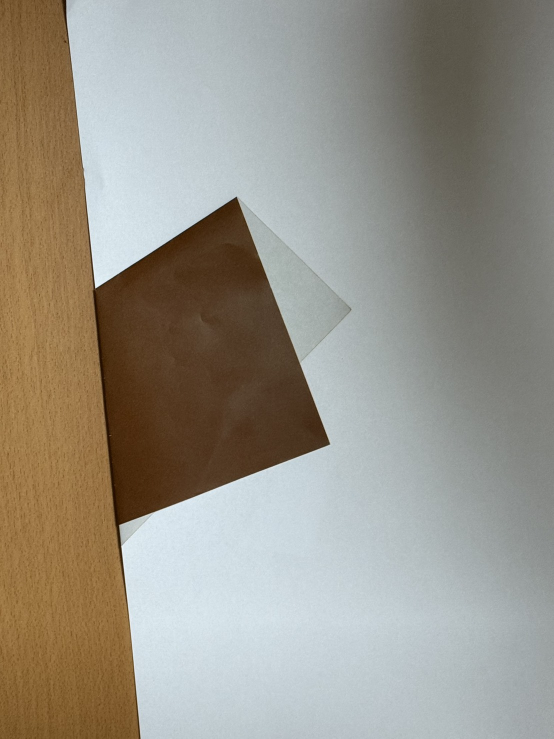
#> input picture summer_vacation/fold_paper_2/img/1.jpg, 1108 x 1477 px, found by its file name (shown at 1/2 size); its folder holds only this picture in this run
$ python main.py
#> lines starting #> are read from the running program, lines starting #| are printed output that depends on the picture; after the words box and inside, x2 and y2 are one past the last pixel; in counts of white or black regions, pixels touching at a corner belong together
### summer_vacation/fold_paper_2/PaperDetector_edge.py
import cv2
import numpy as np


class PaperDetector_edges:
    def __init__(self, image_path):
        self.image_path = image_path
        self.original = None
        self.result = None
        self.contour = None
        self.paper_region = None

    def detect_paper_by_color(self):
        image = cv2.imread(self.image_path)
        if image is None:
            print("無法讀取圖像檔案")
            return None, None, None

        # 轉換為灰度圖像
        gray = cv2.cvtColor(image, cv2.COLOR_BGR2GRAY)

        # 高斯模糊降噪
        blurred = cv2.GaussianBlur(gray, (5, 5), 0)

        # Canny邊緣檢測
        edges = cv2.Canny(blurred, 20, 100)

        # 形態學操作來連接斷開的邊緣
        kernel = np.ones((3, 3), np.uint8)
        edges = cv2.morphologyEx(edges, cv2.MORPH_CLOSE, kernel, iterations=2)
        edges = cv2.morphologyEx(edges, cv2.MORPH_DILATE, kernel, iterations=1)

        # 縮小顯示邊緣圖像視窗
        height, width = edges.shape[:2]
        if width > 800:
            scale = 800 / width
            new_width = int(width * scale)
            new_height = int(height * scale)
            edges_resized = cv2.resize(edges, (new_width, new_height))
        else:
            edges_resized = edges
        # cv2.imshow("edges", edges_resized)
        # 尋找輪廓
        contours, _ = cv2.findContours(
            edges, cv2.RETR_EXTERNAL, cv2.CHAIN_APPROX_SIMPLE
        )

        # 找到最大面積的輪廓作為紙張
        paper_contour = None
        max_area = 0
        for contour in contours:
            area = cv2.contourArea(contour)
            # 設定最小面積閾值，過濾掉太小的輪廓
            if area > 1000:
                if area > max_area:
                    max_area = area
                    paper_contour = contour

        if paper_contour is not None:
            # 多邊形近似，簡化輪廓
            epsilon = 0.02 * cv2.arcLength(paper_contour, True)
            paper_contour = cv2.approxPolyDP(paper_contour, epsilon, True)

        result_image = image.copy()
        # [9 lines of commented-out code are left out]
        height, width = edges.shape[:2]
        if width > 800:
            scale = 800 / width
            new_width = int(width * scale)
            new_height = int(height * scale)
            edges_resized = cv2.resize(edges, (new_width, new_height))
        else:
            edges_resized = edges
        # cv2.imshow("edges", edges_resized)
        cv2.waitKey(0)
        cv2.destroyAllWindows()
        self.original = image
        self.result = result_image
        self.contour = paper_contour
        name = self.image_path.split("\\")[-1].split(".")[0]

        result_path = f"edges\{name}_edges_paper.jpg"
        cv2.imwrite(result_path, edges)
        print(f"結果已儲存為 '{result_path}'")

        return result_path


# [4 lines that do not run on import are left out]

### summer_vacation/fold_paper_2/find_max_area.py
import cv2
import numpy as np


class MaxAreaQuadFinder:
    def __init__(self, image_path):
        self.px2cm = 47.4416628993705  # 像素轉公分的比例
        self.image_path = image_path
        self.img = cv2.imread(image_path)
        if self.img is None:
            raise FileNotFoundError(f"無法讀取影像: {image_path}")
        self.max_area = 0
        self.max_contour = None
        self.ordered_pts = None  # (tl, tr, br, bl)
        self.side_lengths = None  # dict

    def find_max_area_quad(self):
        gray = cv2.cvtColor(self.img, cv2.COLOR_BGR2GRAY)
        edges = cv2.Canny(gray, 20, 120)
        contours, _ = cv2.findContours(
            edges, cv2.RETR_EXTERNAL, cv2.CHAIN_APPROX_SIMPLE
        )

        for cnt in contours:
            epsilon = 0.02 * cv2.arcLength(cnt, True)
            approx = cv2.approxPolyDP(cnt, epsilon, True)
            if len(approx) == 4:
                area = cv2.contourArea(approx)
                if area > self.max_area:
                    self.max_area = area
                    self.max_contour = approx
        if self.max_contour is not None:
            self.ordered_pts = self._order_points(self.max_contour.reshape(4, 2))
            self.side_lengths = self._compute_side_lengths(self.ordered_pts)

    def draw_and_show(self):
        if self.max_contour is not None:
            cv2.drawContours(self.img, [self.max_contour], -1, (0, 255, 0), 3)
            print("最大面積:", self.max_area)
            print("四個頂點座標:\n", self.max_contour.reshape(4, 2))
            # 顯示四邊長於左上角
            if self.side_lengths:
                print("邊長 :")
                lines = []
                for k in ["top", "right", "bottom", "left"]:
                    v = self.side_lengths[k]
                    lines.append(f"{k}: {(v / self.px2cm):.2f} cm")
                    print(f"  {k}: {v:.2f} 像素, {(v / self.px2cm):.2f} cm")
                # 標註邊長
                self._annotate_lengths()
                # 將四邊長資訊畫在左上角
                x0, y0 = 10, 30
                for i, text in enumerate(lines):
                    cv2.putText(
                        self.img,
                        text,
                        (x0 + 50, y0 + (i * 60) + 10),
                        cv2.FONT_HERSHEY_SIMPLEX,
                        1.5,
                        (255, 255, 255),
                        2,
                        cv2.LINE_AA,
                    )
            resized = cv2.resize(self.img, (0, 0), fx=0.5, fy=0.5)
            # cv2.imshow("Max Area Quad", resized)
            cv2.waitKey(0)
            cv2.destroyAllWindows()
            name = self.image_path.split("\\")[-1].split("_")[0]
            print(rf"儲存結果到 result\{name}_max_area_quad.jpg")
            cv2.imwrite(rf"result\{name}_max_area_quad.jpg", self.img)
        else:
            print("找不到四邊形")

    @staticmethod
    def _order_points(pts):
        # pts: (4,2)
        rect = np.zeros((4, 2), dtype="float32")
        s = pts.sum(axis=1)
        rect[0] = pts[np.argmin(s)]  # tl
        rect[2] = pts[np.argmax(s)]  # br
        diff = np.diff(pts, axis=1)
        rect[1] = pts[np.argmin(diff)]  # tr
        rect[3] = pts[np.argmax(diff)]  # bl
        return rect

    @staticmethod
    def _dist(a, b):
        return float(np.linalg.norm(a - b))

    def _compute_side_lengths(self, rect):
        (tl, tr, br, bl) = rect
        return {
            "top": self._dist(tl, tr),
            "right": self._dist(tr, br),
            "bottom": self._dist(br, bl),
            "left": self._dist(bl, tl),
            "perimeter": self._dist(tl, tr)
            + self._dist(tr, br)
            + self._dist(br, bl)
            + self._dist(bl, tl),
        }

    def _annotate_lengths(self):
        (tl, tr, br, bl) = self.ordered_pts.astype(int)
        pairs = {
            "top": (tl, tr),
            "right": (tr, br),
            "bottom": (br, bl),
            "left": (bl, tl),
        }
        for name, (p1, p2) in pairs.items():
            mid = ((p1[0] + p2[0]) // 2, (p1[1] + p2[1]) // 2)
            length = self.side_lengths[name]
            cv2.putText(
                self.img,
                f"{name}",
                mid,
                cv2.FONT_HERSHEY_SIMPLEX,
                2,
                (0, 0, 255),
                2,
                cv2.LINE_AA,
            )

    def get_side_lengths(self):
        """取得邊長 (像素) 字典，如果尚未計算或找不到四邊形則回傳 None"""
        return self.side_lengths


# 使用範例
# [4 lines that do not run on import are left out]

### summer_vacation/fold_paper_2/main.py
from PaperDetector_edge import PaperDetector_edges
from find_max_area import MaxAreaQuadFinder
import cv2

if __name__ == "__main__":
    for img in range(1, 8):
        image_path = rf"img\{img}.jpg"
        img = cv2.imread(image_path)
#> img is the input picture: shape (1477, 1108, 3); mean B, G, R 135.9, 146.9, 151.6
        resized = cv2.resize(img, (0, 0), fx=0.5, fy=0.5)
        # cv2.imshow("Image", resized)
        cv2.waitKey(0)
        cv2.destroyAllWindows()
        detector = PaperDetector_edges(image_path)
        edges_path = detector.detect_paper_by_color()
#> in detect_paper_by_color, `edges = cv2.Canny(blurred, 20, 100)`:
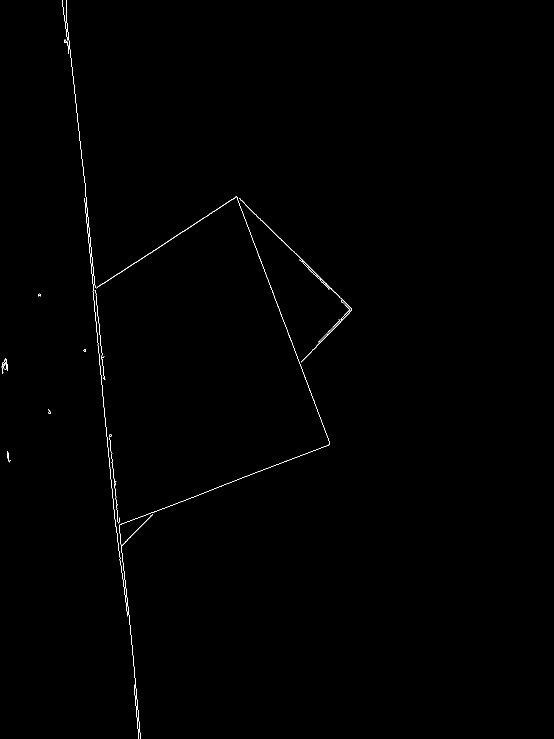
#> edges: shape (1477, 1108) (shown at 1/2 size); 0.31% white in thin lines or dots, all inside (x1, y1, x2, y2) = (3, 0, 703, 1477)
#> in detect_paper_by_color, `edges = cv2.morphologyEx(edges, cv2.MORPH_CLOSE, kernel, iterations=2)`: edges: shape (1477, 1108); 0.49% white; 6 white regions, box (x1, y1, x2, y2) and area: (124, 0, 703, 1477) 7643, (3, 716, 16, 748) 196, (14, 902, 22, 925) 70, (96, 819, 101, 828) 27, (77, 587, 81, 593) 21, (167, 698, 172, 704) 21
#> in detect_paper_by_color, `edges = cv2.morphologyEx(edges, cv2.MORPH_DILATE, kernel, iterations=1)`: edges: shape (1477, 1108); 1% white; 6 white regions
#> in detect_paper_by_color, `edges_resized = cv2.resize(edges, (new_width, new_height))`:
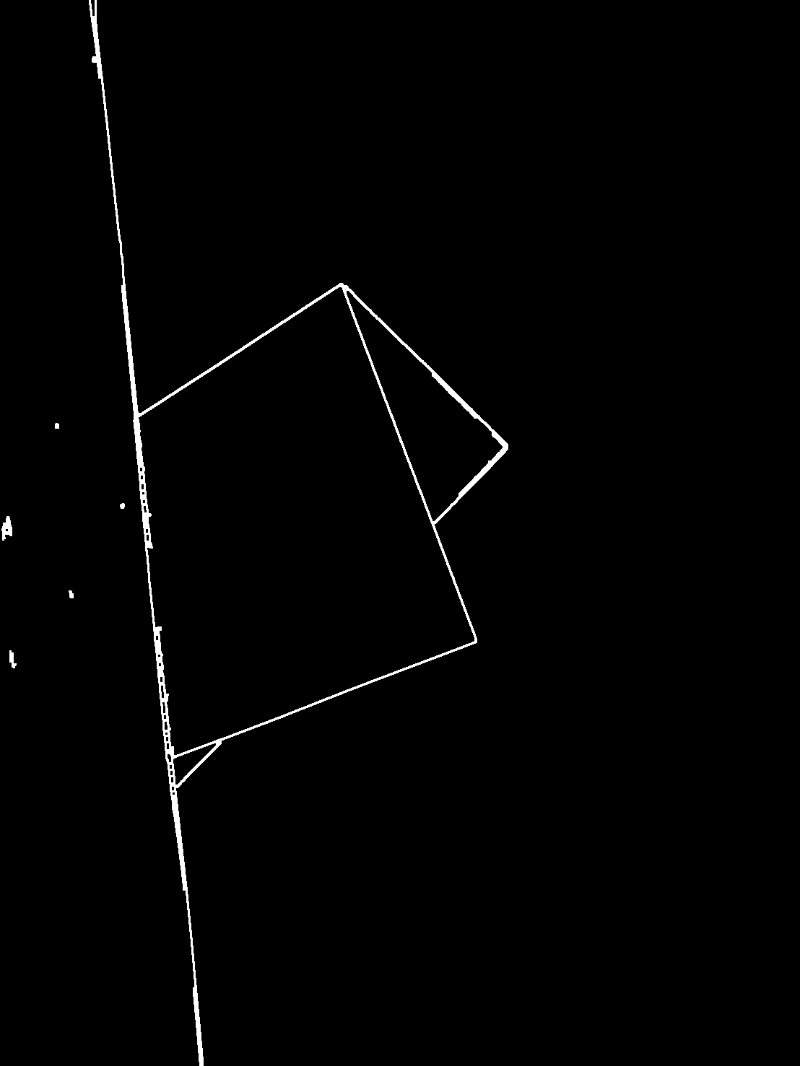
#> edges_resized: shape (1066, 800); min 0, max 255, mean 2.7
#> in detect_paper_by_color, `contours, _ = cv2.findContours( edges, cv2.RETR_EXTERNAL, cv2.CHAIN_AP..`: contours = 6 contours; box (x1, y1, x2, y2) and area: (123, 0, 704, 1477) 227332, (2, 715, 17, 749) 276, (13, 901, 23, 926) 105, (95, 818, 102, 829) 44, (166, 697, 173, 705) 36, (76, 586, 82, 594) 33
#> the loop in detect_paper_by_color, `for contour in contours:` made 6 passes
#> (area, max_area) on pass 6: (227332.5, 227332.5)
#> area on passes 1 to 5: 105, 44, 276.5, 35.5, 33
#> after the loop in detect_paper_by_color, `for contour in contours:`: max_area = 227332.5; paper_contour = contour of 1198 points, box (x1, y1, x2, y2) (123, 0, 704, 1477), area 227332
#> in detect_paper_by_color, `epsilon = 0.02 * cv2.arcLength(paper_contour, True)`: epsilon = 82.89
#> in detect_paper_by_color, `paper_contour = cv2.approxPolyDP(paper_contour, epsilon, True)`: paper_contour = [[123, 0], [281, 1476], [243, 1092], [660, 890], [601, 726], [703, 615], [474, 392], [191, 571]]
#> in detect_paper_by_color, `self.contour = paper_contour`: self.contour has the same summary as paper_contour
        if edges_path is not None:
            finder = MaxAreaQuadFinder(edges_path)
            finder.find_max_area_quad()
#> in find_max_area_quad, `edges = cv2.Canny(gray, 20, 120)`:
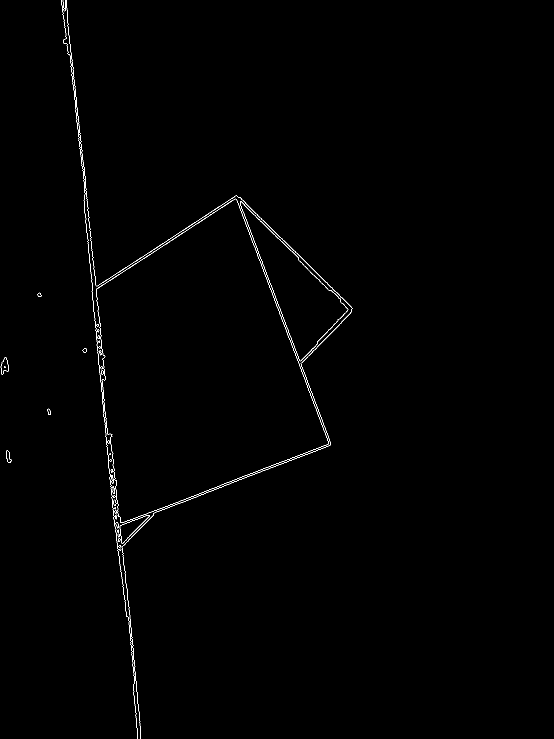
#> edges: shape (1477, 1108) (shown at 1/2 size); 0.46% white in thin lines or dots, all inside (x1, y1, x2, y2) = (1, 0, 705, 1477)
#> in find_max_area_quad, `contours, _ = cv2.findContours( edges, cv2.RETR_EXTERNAL, cv2.CHAIN_AP..`: contours = 36 contours, 19 with area under 20; largest, box (x1, y1, x2, y2) and area: (192, 397, 657, 1046) 188576, (480, 402, 697, 723) 22480, (239, 1030, 300, 1087) 1240, (133, 0, 705, 1477) 414, (1, 714, 18, 750) 322
#> the loop in find_max_area_quad, `for cnt in contours:` made 36 passes
#> (epsilon, area, self.max_area, self.max_contour) on pass 33: (39.08, 186064, 186064, [[473, 398], [192, 578], [241, 1045], [656, 888]])
#> epsilon on passes 1 to 6: 0.21, 0.257, 0.386, 0.346, 0.273, 0.575
#> after the loop in find_max_area_quad, `for cnt in contours:`: self.max_area = 186064
#> in _order_points, `s = pts.sum(axis=1)`: s = [871, 770, 1286, 1544]
#> in _order_points, `diff = np.diff(pts, axis=1)`: diff = [-75, 386, 804, 232]
#> in find_max_area_quad, `self.ordered_pts = self._order_points(self.max_contour.reshape(4, 2))`: self.ordered_pts = [[192, 578], [473, 398], [656, 888], [241, 1045]]
#> in _compute_side_lengths, `(tl, tr, br, bl) = rect`: tl = [192, 578]; tr = [473, 398]; br = [656, 888]; bl = [241, 1045]
#> in find_max_area_quad, `self.side_lengths = self._compute_side_lengths(self.ordered_pts)`: self.side_lengths = {'top': 333.7, 'right': 523.1, 'bottom': 443.7, 'left': 469.6, 'perimeter': 1770}
            finder.draw_and_show()
#> in draw_and_show, `cv2.drawContours(self.img, [self.max_contour], -1, (0, 255, 0), 3)`:
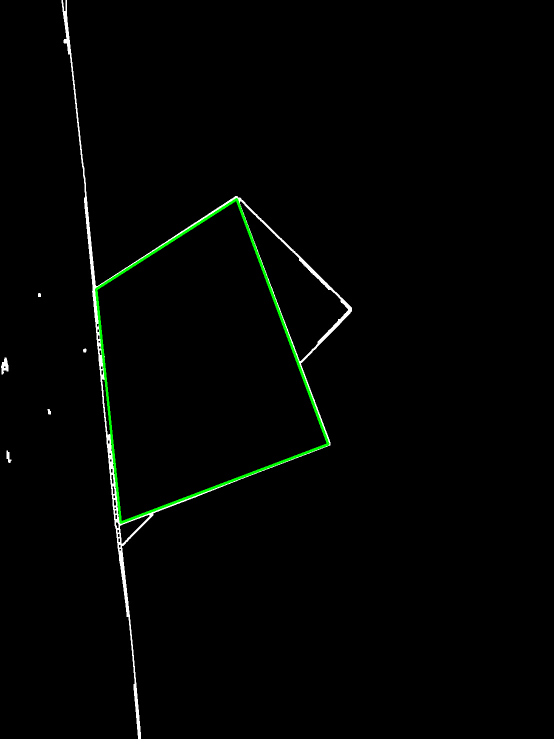
#> self.img: shape (1477, 1108, 3) (shown at 1/2 size); mean B, G, R 2.3, 3.7, 2.3
#| 最大面積: 186064.0
#| 四個頂點座標:
#|  [[ 473  398]
#|  [ 192  578]
#|  [ 241 1045]
#|  [ 656  888]]
#> the loop in draw_and_show, `for k in ["top", "right", "bottom", "left"]:` made 4 passes
#> v on passes 1 to 4: 333.7, 523.1, 443.7, 469.6
#|   top: 333.71 像素, 7.03 cm
#|   right: 523.06 像素, 11.03 cm
#|   bottom: 443.70 像素, 9.35 cm
#|   left: 469.56 像素, 9.90 cm
#> after the loop in draw_and_show, `for k in ["top", "right", "bottom", "left"]:`: lines = ['top: 7.03 cm', 'right: 11.03 cm', 'bottom: 9.35 cm', 'left: 9.90 cm']
#> in _annotate_lengths, `(tl, tr, br, bl) = self.ordered_pts.astype(int)`: tl = [192, 578]; tr = [473, 398]; br = [656, 888]; bl = [241, 1045]
#> in _annotate_lengths, `pairs = { "top": (tl, tr), "right": (tr, br), "bottom": (br, bl), "lef..`: pairs = {'top': ([192, 578], [473, 398]), 'right': ([473, 398], [656, 888]), 'bottom': ([656, 888], [241, 1045]), 'left': ([241, 1045], [192, 578])}
#> the loop in _annotate_lengths, `for name, (p1, p2) in pairs.items():` made 4 passes
#> (name, p1, p2, mid, length) on passes 1 to 4: ('top', [192, 578], [473, 398], (332, 488), 333.7), ('right', [473, 398], [656, 888], (564, 643), 523.1), ('bottom', [656, 888], [241, 1045], (448, 966), 443.7), ('left', [241, 1045], [192, 578], (216, 811), 469.6)
#> after the loop in _annotate_lengths, `for name, (p1, p2) in pairs.items():`:
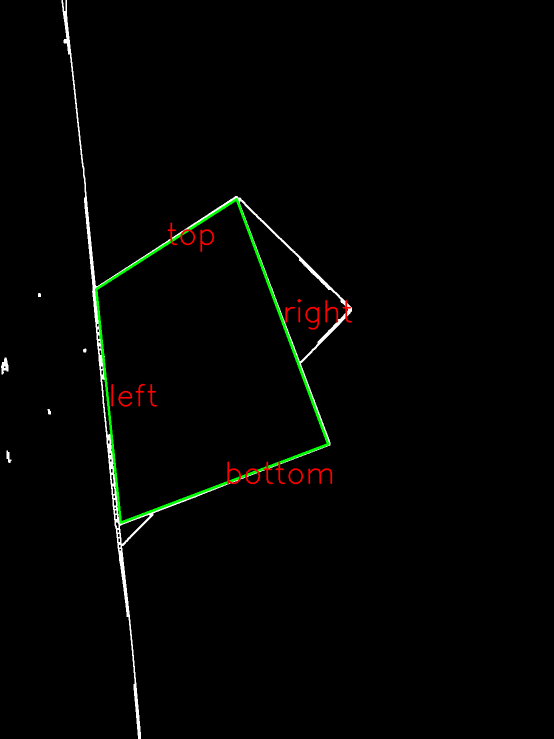
#> self.img: shape (1477, 1108, 3) (shown at 1/2 size); 0.42% of pixels changed, all inside (x1, y1, x2, y2) = (222, 445, 705, 969)
#> the loop in draw_and_show, `for i, text in enumerate(lines):` made 4 passes
#> text on passes 1 to 4: 'top: 7.03 cm', 'right: 11.03 cm', 'bottom: 9.35 cm', 'left: 9.90 cm'
#> after the loop in draw_and_show, `for i, text in enumerate(lines):`:
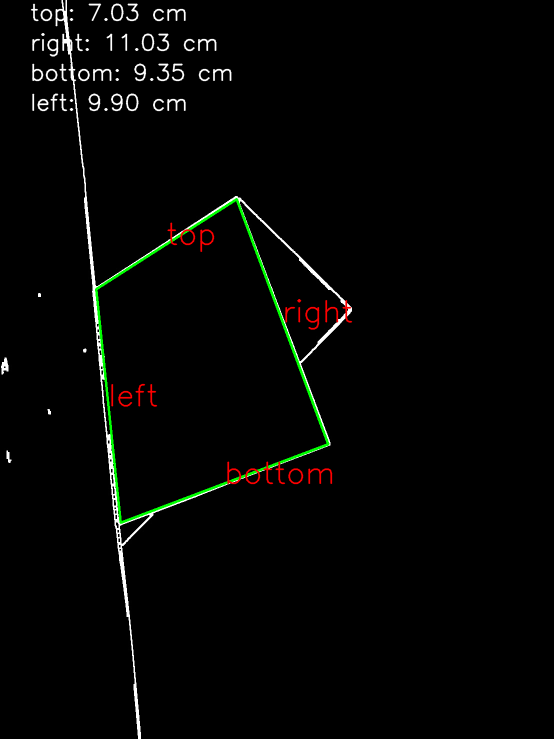
#> self.img: shape (1477, 1108, 3) (shown at 1/2 size); 0.84% of pixels changed, all inside (x1, y1, x2, y2) = (61, 7, 464, 223)
#> in draw_and_show, `resized = cv2.resize(self.img, (0, 0), fx=0.5, fy=0.5)`:
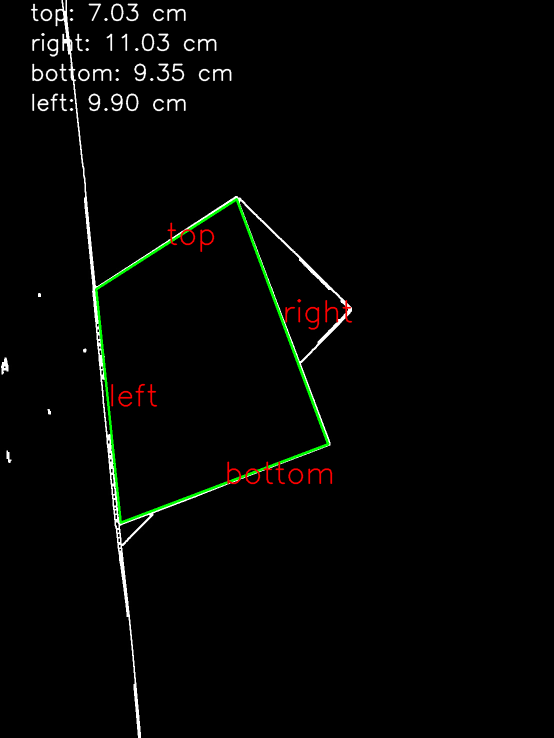
#> resized: shape (738, 554, 3); mean B, G, R 3.7, 5.1, 4.5
#> (the run stopped early here; a loop or call above may not have finished)
